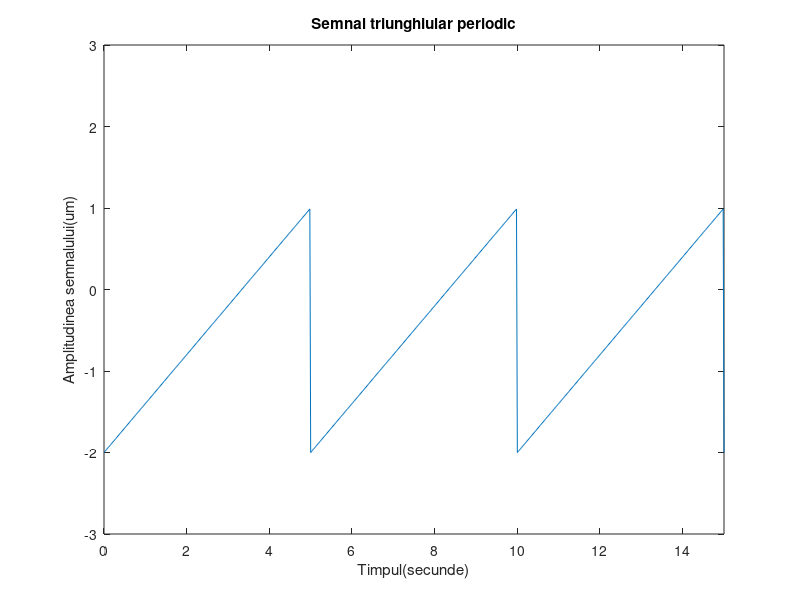

MATLAB code for this plot:
t=0:.02:15;
%3 perioade/20ms
x=1.5*sawtooth(pi*0.4*t)-0.5;
%->Vom atribui variabilei x o functie ce descrie un semnal triunghiular
%->Vom folosi functia pot pentru a genera un grafic cu parametrii t si x
plot(t,x)
%->Vom folosi functia axis pentru a stabili intervalele de valori 
%ale celor 2 axe
axis([0 15 -3 3])
xlabel('Timpul(secunde)')
ylabel('Amplitudinea semnalului(um)')
title('Semnal triunghiular periodic')